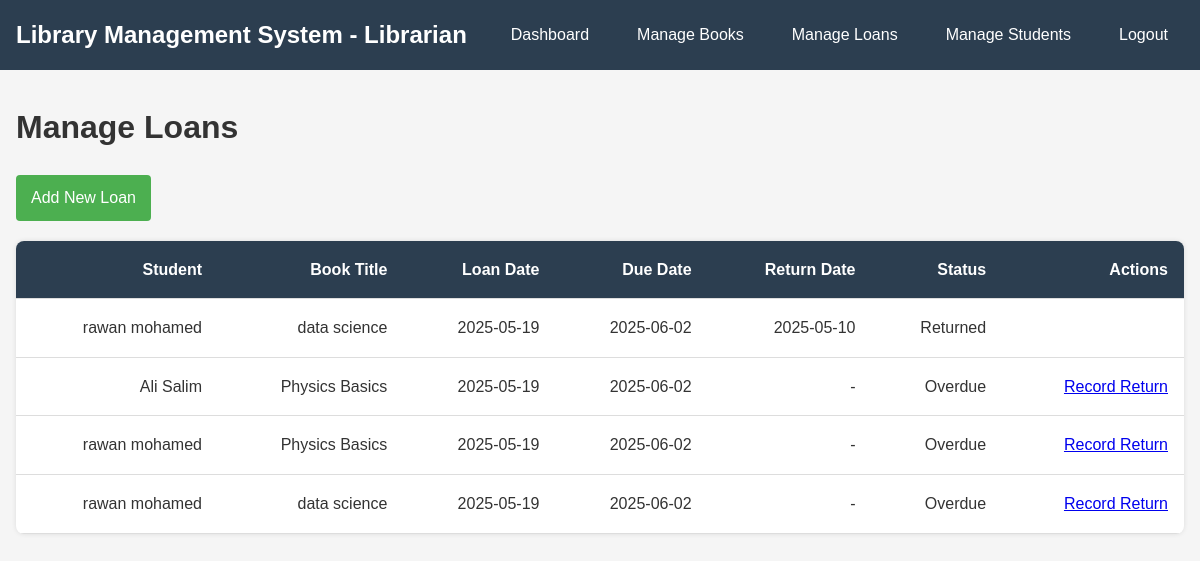
/manage_loans.php (signed in), run on the app's committed database.
### tables this page shows
CREATE TABLE `loan` (
  `LoanID` int(11) NOT NULL,
  `BookID` int(11) DEFAULT NULL,
  `StudentID` int(11) DEFAULT NULL,
  `LibrarianID` int(11) DEFAULT NULL,
  `LoanDate` date NOT NULL,
  `DueDate` date NOT NULL,
  `ReturnStatus` enum('Returned','Overdue','Borrowed') DEFAULT 'Borrowed'
);

CREATE TABLE `student` (
  `StudentID` int(11) NOT NULL,
  `FirstName` varchar(50) DEFAULT NULL,
  `LastName` varchar(50) DEFAULT NULL,
  `Class` varchar(20) DEFAULT NULL,
  `Email` varchar(100) DEFAULT NULL
);

CREATE TABLE `book` (
  `BookID` int(11) NOT NULL,
  `Title` varchar(100) NOT NULL,
  `Author` varchar(100) DEFAULT NULL,
  `Publisher` varchar(100) DEFAULT NULL,
  `Year` int(11) DEFAULT NULL CHECK (`Year` >= 1900),
  `ISBN` varchar(20) DEFAULT NULL,
  `CategoryID` int(11) DEFAULT NULL,
  `Available` tinyint(1) DEFAULT 1
);

CREATE TABLE `return` (
  `ReturnID` int(11) NOT NULL,
  `LoanID` int(11) DEFAULT NULL,
  `ReturnDate` date DEFAULT NULL
);

### manage_loans.php (the view, shortened to what this page needs)
<?php
require 'db_connect.php';
$loans = $conn->query("
    SELECT l.*, s.FirstName, s.LastName, b.Title, r.ReturnDate
    FROM Loan l
    JOIN Student s ON l.StudentID = s.StudentID
    JOIN Book b ON l.BookID = b.BookID
    LEFT JOIN `Return` r ON l.LoanID = r.LoanID
    ORDER BY l.LoanDate DESC
");
?>
<!DOCTYPE html>
<html lang="en">
<head>
    <link rel="stylesheet" href="styles.css">
</head>
<body>
    <?php include 'librarian_header.php'; ?>
    <div class="container">
        <h1>Manage Loans</h1>
        <a href="add_loan.php" class="add-btn">Add New Loan</a>
        <table>
            <thead>
                <tr>
                    <th>Student</th>
                    <th>Book Title</th>
                    <th>Loan Date</th>
                    <th>Due Date</th>
                    <th>Return Date</th>
                    <th>Status</th>
                    <th>Actions</th>
                </tr>
            </thead>
            <tbody>
                <?php
                if($loans->num_rows > 0) {
                    while($loan = $loans->fetch_assoc()) {
                        $returned = !is_null($loan['ReturnDate']);
                        $status = $returned ? "Returned" : (strtotime($loan['DueDate']) < time() ? "Overdue" : "Borrowed");
                        echo "<tr>";
                        echo "<td>{$loan['FirstName']} {$loan['LastName']}</td>";
                        echo "<td>{$loan['Title']}</td>";
                        echo "<td>{$loan['LoanDate']}</td>";
                        echo "<td>{$loan['DueDate']}</td>";
                        echo "<td>".($returned ? $loan['ReturnDate'] : '-')."</td>";
                        echo "<td>{$status}</td>";
                        echo "<td>";
                        if(!$returned) {
                            echo "<a href='manage_loans.php?return={$loan['LoanID']}' class='return-btn'>Record Return</a>";
                        }
                        echo "</td>";
                        echo "</tr>";
                    }
                } else {
                    echo "<tr><td colspan='7'>No loans found</td></tr>";
                }
                ?>
            </tbody>
        </table>
    </div>
</body>
</html>

### styles.css (style rules this page uses)
body { font-family: 'Arial', sans-serif; background-color: #f5f5f5; margin: 0; padding: 0; color: #333; line-height: 1.6; }
.container { max-width: 1200px; margin: 2rem auto; padding: 0 1rem; }
table { width: 100%; border-collapse: collapse; margin-bottom: 2rem; background: white; border-radius: 8px; overflow: hidden; box-shadow: 0 0 5px rgba(0, 0, 0, 0.1); }
th, td { padding: 1rem; text-align: right; border-bottom: 1px solid #ddd; }
th { background-color: #2c3e50; color: white; }
.add-btn { display: inline-block; padding: 10px 15px; background-color: #4CAF50; color: white; text-decoration: none; border-radius: 4px; margin-bottom: 20px; }

### data on the page
loan: StudentID.FirstName "rawan", StudentID.LastName "mohamed", BookID.Title "data science", LoanDate "2025-05-19", DueDate "2025-06-02", return.ReturnDate "2025-05-10"
loan: StudentID.FirstName "Ali", StudentID.LastName "Salim", BookID.Title "Physics Basics", LoanDate "2025-05-19", DueDate "2025-06-02"
loan: StudentID.FirstName "rawan", StudentID.LastName "mohamed", BookID.Title "Physics Basics", LoanDate "2025-05-19", DueDate "2025-06-02"
loan: StudentID.FirstName "rawan", StudentID.LastName "mohamed", BookID.Title "data science", LoanDate "2025-05-19", DueDate "2025-06-02"
